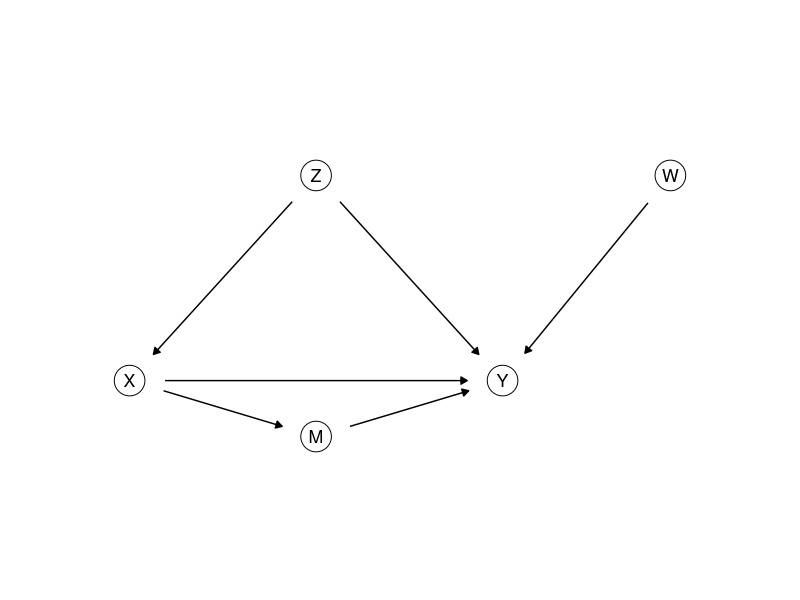

Here is the R script that generated this plot:
## ---- chunk 1
library(ggplot2)
library(dplyr)
theme_set(theme_minimal())
set.seed(313)

# Causal graphs: letters in circles, one panel per value of `panel`.
draw_dag <- function(nodes, edges, r = 0.22, xlim = c(-0.5, 2.5), ylim = c(-0.4, 1.4)) {
  if (!"panel" %in% names(nodes)) { nodes$panel <- ""; edges$panel <- "" }
  e <- edges |>
    left_join(nodes, by = c("panel", "from" = "name")) |> rename(x0 = x, y0 = y) |>
    left_join(nodes, by = c("panel", "to" = "name")) |>
    mutate(len = sqrt((x - x0)^2 + (y - y0)^2), ux = (x - x0) / len, uy = (y - y0) / len,
           xs = x0 + (r + 0.02) * ux, ys = y0 + (r + 0.02) * uy,
           xe = x - (r + 0.02) * ux, ye = y - (r + 0.02) * uy)
  ggplot() +
    geom_point(data = nodes, aes(x, y), size = 10, shape = 21, fill = "white") +
    geom_text(data = nodes, aes(x, y, label = name), size = 4.5) +
    geom_segment(data = e, aes(x = xs, y = ys, xend = xe, yend = ye),
                 arrow = arrow(length = unit(0.18, "cm"), type = "closed"), linewidth = 0.5) +
    facet_wrap(~ panel, nrow = 1) +
    coord_fixed(xlim = xlim, ylim = ylim) +
    theme_void()
}
## ---- chunk 2
draw_dag(data.frame(name = c("Z", "X", "M", "Y", "W"),
                    x = c(1, 0, 1, 2, 2.9), y = c(1.1, 0, -0.3, 0, 1.1)),
         data.frame(from = c("Z", "Z", "X", "M", "X", "W"),
                    to = c("X", "Y", "M", "Y", "Y", "Y")),
         r = 0.17, xlim = c(-0.5, 3.4), ylim = c(-0.6, 1.4))
## ---- chunk 3
n <- 10000
# program 1: X causes Y
X1 <- rnorm(n); Y1 <- 2 * X1 + rnorm(n)
# program 2: Z causes both
Z2 <- rnorm(n); X2 <- Z2 + rnorm(n); Y2 <- Z2 + rnorm(n)
# program 3: X causes Y through M
X3 <- sqrt(2) * rnorm(n); M3 <- X3 + sqrt(2) * rnorm(n); Y3 <- 0.5 * M3 + rnorm(n)
## ---- chunk 4
cells <- data.frame(Z = c(1, 1, 0, 0), X = c(1, 0, 1, 0),
                    n = c(400, 100, 100, 400), passed = c(320, 70, 50, 120))
students <- bind_rows(
  cells |> mutate(Y = 1, count = passed),
  cells |> mutate(Y = 0, count = n - passed)
) |>
  select(Z, X, Y, count) |>
  tidyr::uncount(count)
nrow(students)
